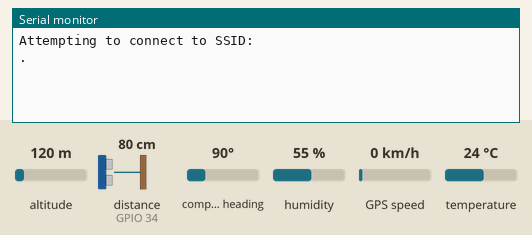
The sketch below on a simulated ESP32. Shown: the last lines printed to the serial monitor. Inputs (shaded band) come from the test bench; at power-on: distance to the obstacle (sensor on GPIO 34) 80 cm, humidity 55 %, temperature 24 °C, altitude 120 m, compass heading 90°, GPS speed 0 km/h. The echo pulse lasts 58.3 µs per cm; WiFi joins after 1.5 s; servers stay silent unless stated; a WiFi scan finds three made-up networks; the GPS gets a fix after 3 s at 37.7749, -122.4194 with 8 satellites; not simulated (calls return 0 or success): secrets.h.

Above: at 4.2 s.
4.3 s: distance to the obstacle (sensor on GPIO 34) set to 2 cm
At 8.4 s:
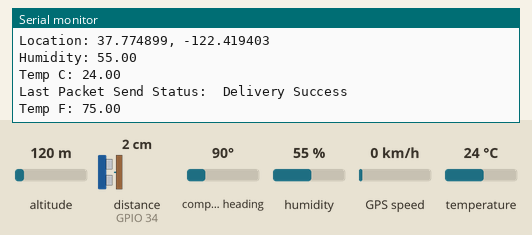
9.5 s: humidity set to 22 %
At 21.3 s:
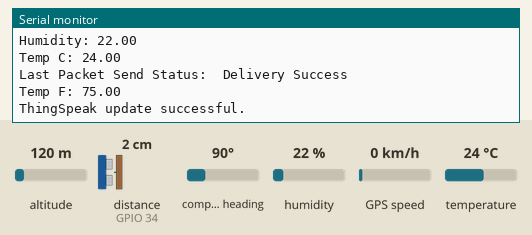
21.8 s: temperature set to 12 °C
At 23.4 s:
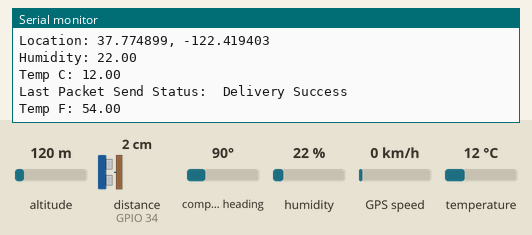
23.7 s: distance to the obstacle (sensor on GPIO 34) set to 4 cm
25.6 s: humidity set to 40 %
Timing chart, 0 to 28.5 s (numbered marks = the images above; inputs shaded):
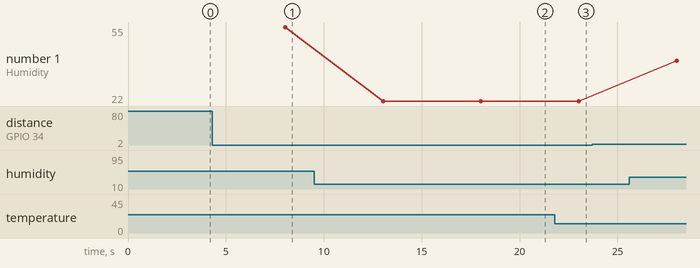

Measured:
- after the input at 4.3 s, the serial monitor: prints a new line after 3.7 s (image 1)
- after the input at 9.5 s, the serial monitor: prints a new line after 3.5 s (image 2)
- after the input at 21.8 s, the serial monitor: prints a new line after 1.2 s (image 3)
- plotted number 1: 55 → 22 after the input at 9.5 s, 22 → 40 after the input at 25.6 s

The sketch:

sensors.ino
```cpp
#include <esp_now.h>
#include <esp_wifi.h>
#include <WiFi.h>
#include <DHT.h>
#include <Adafruit_GPS.h>
#include <HardwareSerial.h>
#include "secrets.h"
#include "ThingSpeak.h"

#define DHT11_PIN 2 //DHT11 gpio pin for data
#define GPSSerial Serial2 //hardware port for gps
Adafruit_GPS GPS(&GPSSerial); //create gps object
#define GPSECHO false

DHT dht11(DHT11_PIN, DHT11); //DHT11 object

uint32_t timer = millis();
const int TRIG = 14;
const int ECHO = 34;
long duration;
float distance;
//espnow send timer setup
unsigned long previousMillis = 0;
const long interval = 5000;
//thingspeak send timer setup
unsigned long previousThingspeakMillis = 0;
const long thingspeakInterval = 20000;
//wifi password and ssid
char ssid[] = SECRET_SSID;
char pass[] = SECRET_PASS;
int keyIndex = 0;
WiFiClient  client;

//esp-main Mac address
uint8_t broadcastAddress[] = {0x84, 0x0D, 0x8E, 0xE6, 0x8F, 0xB4};

//structure for espnow data send
typedef struct struct_message1 {
  float dist;
  float humi;
  float celc;
  float fara;
  double latt;
  double lonn;
  int move;
} struct_message1;

esp_now_peer_info_t peerInfo;

struct_message1 myData;

//setup for wifi channel
constexpr char WIFI_SSID[] = "Backup";
int32_t getWiFiChannel(const char *ssid) {
  if (int32_t n = WiFi.scanNetworks()) {
      for (uint8_t i=0; i<n; i++) {
          if (!strcmp(ssid, WiFi.SSID(i).c_str())) {
              return WiFi.channel(i);
          }
      }
  }
  return 0;
}

//confirm data sent with espnow
void OnDataSent(const uint8_t *mac_addr, esp_now_send_status_t status) {
  Serial.print("\r\nLast Packet Send Status:\t");
  Serial.println(status == ESP_NOW_SEND_SUCCESS ? "Delivery Success" : "Delivery Fail");
}

void setup() {
  Serial.begin(115200);
  WiFi.mode(WIFI_STA);
  ThingSpeak.begin(client);
  WiFi.disconnect();
  esp_wifi_set_channel(6, WIFI_SECOND_CHAN_NONE);
  dht11.begin(); //initalise dht11
  //gps setup
  Serial2.begin(9600, SERIAL_8N1, 17, 16);
  GPS.begin(9600);
  GPS.sendCommand(PMTK_SET_NMEA_OUTPUT_RMCGGA);
  GPS.sendCommand(PMTK_SET_NMEA_UPDATE_1HZ);
  GPS.sendCommand(PGCMD_ANTENNA);
  delay(1000);
  GPSSerial.println(PMTK_Q_RELEASE);

  //get wifi channel for esp now
  int32_t channel = getWiFiChannel(WIFI_SSID);
  WiFi.printDiag(Serial);
  esp_wifi_set_promiscuous(true);
  esp_wifi_set_channel(channel, WIFI_SECOND_CHAN_NONE);
  esp_wifi_set_promiscuous(false);
  WiFi.printDiag(Serial);

  //espnow init
  if (esp_now_init() != ESP_OK) {
    Serial.println("Error initializing ESP-NOW");
    return;
  }

  esp_now_register_send_cb(esp_now_send_cb_t(OnDataSent));

  memcpy(peerInfo.peer_addr, broadcastAddress, 6);
  peerInfo.encrypt = false;

  if (esp_now_add_peer(&peerInfo) != ESP_OK){
    Serial.println("Failed to add peer");
    return;
  }

  //ultrasonic pin setup
  pinMode(TRIG, OUTPUT);
  pinMode(ECHO, INPUT);
}

void loop() {
  //connect to wifi
  if(WiFi.status() != WL_CONNECTED){
    Serial.print("Attempting to connect to SSID: ");
    Serial.println(SECRET_SSID);
    while(WiFi.status() != WL_CONNECTED){
      WiFi.begin(ssid, pass);  // Connect to WPA/WPA2 network. Change this line if using open or WEP network
      Serial.print(".");
      delay(5000);
    }
    Serial.println("\nConnected.");
  }

  GPS.read(); //read data from gps

  //if getting gps data does not work skip it
  if (GPS.newNMEAreceived()) {
    if (!GPS.parse(GPS.lastNMEA()))
      return;
  }

  if (millis() - timer > 2000) {  //once a fix is made save gps data every 2 seconds then send with esp now
    timer = millis();

    if (GPS.fix) {
      myData.latt = GPS.latitudeDegrees;
      myData.lonn = GPS.longitudeDegrees;
    }
  }

  unsigned long currentMillis = millis();
  if (currentMillis - previousMillis >= interval) {
    previousMillis = currentMillis;

    distanceRead(); //read ultrasonic
    tempHumRead();  //read dht11

    //espnow send data from gps, ultrasonic and dht11
    esp_err_t result = esp_now_send(broadcastAddress, (uint8_t *) &myData, sizeof(myData));
    if (result == ESP_OK) {
      Serial.print("\n\nSent with success");
      Serial.print("\nDistance: " + String(distance) + "CM");
      Serial.print("\nLocation: ");
      Serial.print(GPS.latitudeDegrees, 6);
      Serial.print(", ");
      Serial.print(GPS.longitudeDegrees, 6);
      Serial.print("\nHumidity: " + String(myData.humi));
      Serial.print("\nTemp C: " + String(myData.celc));
      Serial.print("\nTemp F: " + String(myData.fara));
      Serial.print("\n");
    }
    else {
      Serial.println("\nError sending the data");
      Serial.print("\n\n");
    }
  }

  //send data to thingspeak
  if (currentMillis - previousThingspeakMillis >= thingspeakInterval) {
    previousThingspeakMillis = currentMillis;

    ThingSpeak.setField(1, myData.dist);
    ThingSpeak.setField(2, myData.celc);
    ThingSpeak.setField(3, myData.fara);
    ThingSpeak.setField(4, myData.humi);
    //check if it was send and receved
    int response = ThingSpeak.writeFields(SECRET_CH_ID, SECRET_WRITE_APIKEY);
    if(response == 200){
        Serial.println("ThingSpeak update successful.");
        Serial.print("\n\n");
    }else{
        Serial.println("Problem updating ThingSpeak. HTTP error code " + String(response));
        Serial.print("\n\n");
    }
  }
}

//ultrasonic sensor checking for distance
void distanceRead() {
  digitalWrite(TRIG, LOW);
  delayMicroseconds(5);
  digitalWrite(TRIG, HIGH);
  delayMicroseconds(10);
  digitalWrite(TRIG, LOW);

  duration = pulseIn(ECHO, HIGH, 20000);
  distance = (duration * 0.0343) / 2;

  myData.dist = round(distance);
  //if the disatnce is less than 20 then movment is detected
  if(distance < 20){
    myData.move = 1;
  }
  else {
    myData.move = 0;
  }
}

//temprature sensor check
void tempHumRead() {
  float humidity = dht11.readHumidity();  //read humidity
  float temperature_C = dht11.readTemperature();  //read temp in c
  float temperature_F = dht11.readTemperature(true);  //read temp in f

//isnan() checkes if the data was read correctly
  if(isnan(temperature_C) || isnan(temperature_F) || isnan(humidity)) {
    Serial.println("Failed to read DHT11");
  }
  else { //save data for espnow send
    myData.humi = round(humidity);
    myData.celc = round(temperature_C);
    myData.fara = round(temperature_F);
  }
}
```
